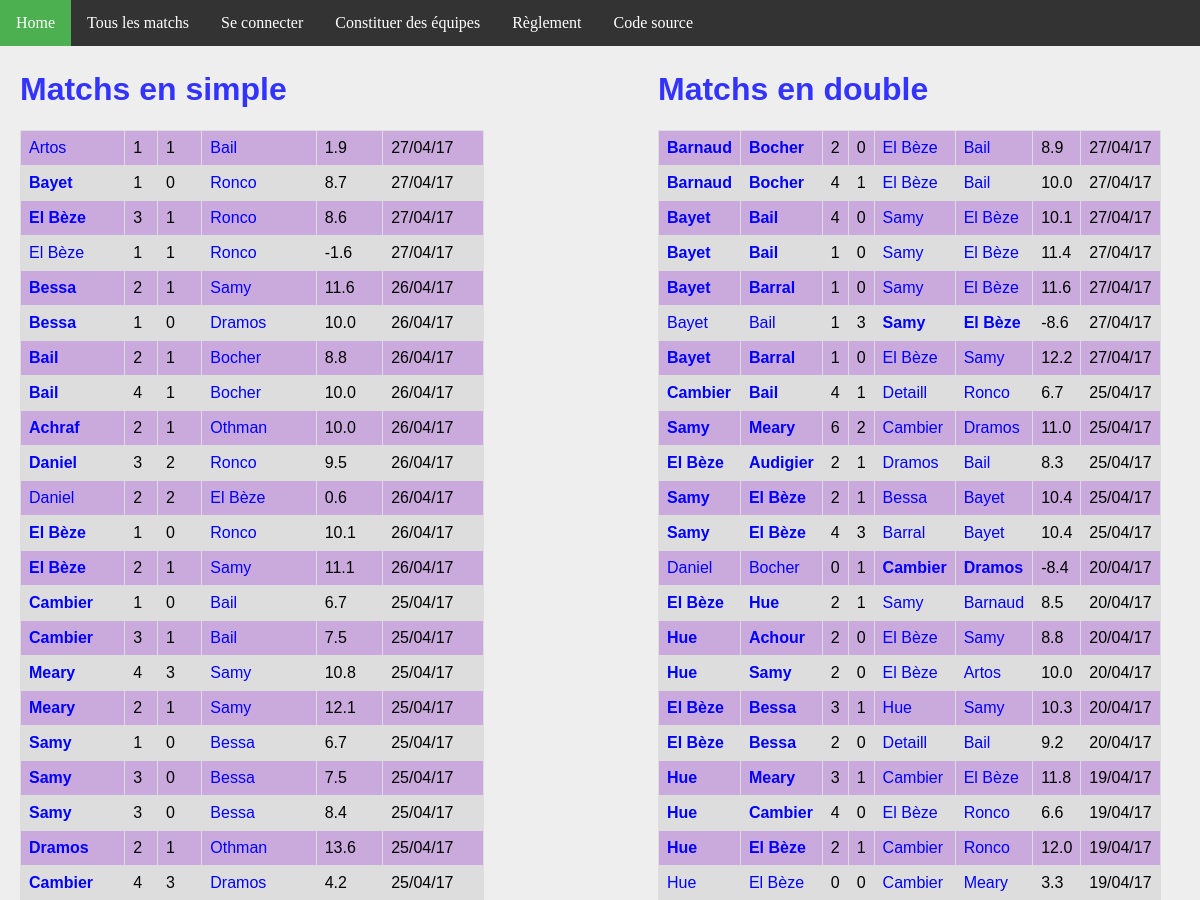
The app's page /matchs/ (upper part), older data.
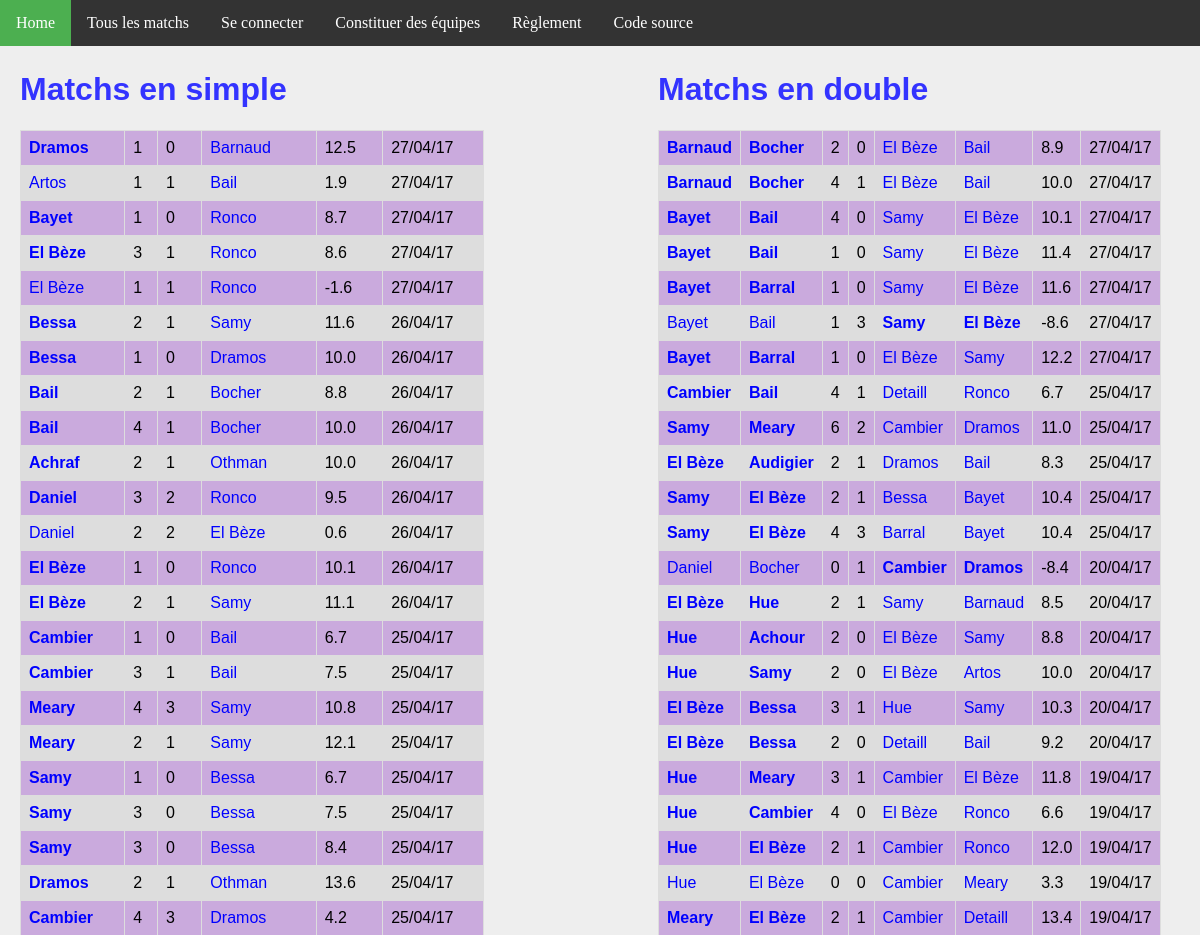
The same page, newer data.
### ranking/models.py (models this page shows, shortened)
class MatchSimple(models.Model):
    domicile = models.ForeignKey('Joueur', related_name = 'dom')
    exterieur = models.ForeignKey('Joueur', related_name = 'exte')
    date = models.DateTimeField(auto_now_add=True)
    buts_domicile = models.IntegerField(default=0)
    buts_exterieur = models.IntegerField(default=0)
    points = models.FloatField(default=0)
    @property
    def winner(self):
        if self.buts_domicile > self.buts_exterieur:
            return 1.
        elif self.buts_domicile < self.buts_exterieur:
            return 0.
        else:
            return 0.5

class Joueur(models.Model):
    user = models.OneToOneField(User, on_delete=models.CASCADE)
    pseudo = models.CharField(max_length = 50, default="Pax lambda")
    simple_score = models.FloatField(default=100)
    simple_rang = models.IntegerField(default=0)
    simple_victoires = models.IntegerField(default=0)
    simple_nuls = models.IntegerField(default=0)
    simple_defaites = models.IntegerField(default=0)
    simple_buts_pour = models.IntegerField(default=0)
    simple_buts_contre = models.IntegerField(default=0)
    double_score = models.FloatField(default=100)
    double_rang = models.IntegerField(default=0)
    double_victoires = models.IntegerField(default=0)
    double_nuls = models.IntegerField(default=0)
    double_defaites = models.IntegerField(default=0)
    double_buts_pour = models.IntegerField(default=0)
    double_buts_contre = models.IntegerField(default=0)

class MatchDouble(models.Model):
    domicile_1 = models.ForeignKey('Joueur', related_name = 'dom1')
    domicile_2 = models.ForeignKey('Joueur', related_name = 'dom2')
    exterieur_1 = models.ForeignKey('Joueur', related_name = 'exte1')
    exterieur_2 = models.ForeignKey('Joueur', related_name = 'exte2')
    date = models.DateTimeField(auto_now_add=True)
    buts_domicile = models.IntegerField(default=0)
    buts_exterieur = models.IntegerField(default=0)
    points = models.FloatField(default=0)
    @property
    def winner(self):
        if self.buts_domicile > self.buts_exterieur:
            return 1.
        elif self.buts_domicile < self.buts_exterieur:
            return 0.
        else:
            return 0.5

### ranking/views.py (the view)
# urls.py: url(r'^matchs/$', views.all_matchs, name='matchs'),
def all_matchs(request):
    context = {
        'simple_matchs': MatchSimple.objects.order_by('-date').all(),
        'double_matchs': MatchDouble.objects.order_by('-date').all(),
    }
    return render(request, 'all_matchs.html', context)

### ranking/templatetags/app_filter.py (called while the page is built)
@register.filter(name='decimal')
def decimal(x):
    return '{0:.1f}'.format(x)

### ranking/templates/all_matchs.html
{% extends 'base.html' %}
{% block body %}
{% load app_filter %}
<div id="column1" style="float:left; margin:0; width:40%;">
    <h1>Matchs en simple</h1>
    <table>
        {% for m in simple_matchs %}
        <tr>
            <td {% if m.winner == 1 %} style='font-weight:bold'{% endif %} >
                <a href="{% url 'joueur' m.domicile.id %}">{{m.domicile.pseudo}}</a>
            </td>
            <td>{{m.buts_domicile}}</td>
            <td>{{m.buts_exterieur}}</td>
            <td {% if m.winner == 0 %} style='font-weight:bold'{% endif %} >
                <a href="{% url 'joueur' m.exterieur.id %}">{{m.exterieur.pseudo}}</a>
            </td>
            <td>{{m.points|decimal}}</td>
            <td>{{m.date | date:'d/m/y'}}</td>
        </tr>
        {% endfor %}
    </table>
</div>
<div id="column2" style="float:left; margin-left:15%;width:40%;">
<h1>Matchs en double</h1>
<table>
    {% for m in double_matchs %}
    <tr>
        <td {% if m.winner == 1 %} style='font-weight:bold'{% endif %} >
            <a class="joueur" href="{% url 'joueur' m.domicile_1.id %}">{{m.domicile_1.pseudo}}</a>
        </td>
        <td {% if m.winner == 1 %} style='font-weight:bold'{% endif %} >
            <a class="joueur" href="{% url 'joueur' m.domicile_2.id %}">{{m.domicile_2.pseudo}}</a>
        </td>
        <td>{{m.buts_domicile}}</td>
        <td>{{m.buts_exterieur}}</td>
        <td {% if m.winner == 0 %} style='font-weight:bold'{% endif %} >
            <a class='joueur' href="{% url 'joueur' m.exterieur_1.id %}">{{m.exterieur_1.pseudo}}</a>
        </td>
        <td {% if m.winner == 0 %} style='font-weight:bold'{% endif %} >
            <a class='joueur' href="{% url 'joueur' m.exterieur_2.id %}">{{m.exterieur_2.pseudo}}</a>
        </td>
        <td>{{m.points|decimal}}</td>
        <td>{{m.date | date:'d/m/y'}}</td>
    </tr>
    {% endfor %}
</table>
</div>
{% endblock %}

Row changes from the older to the newer data that the page shows:
added MatchSimple: domicile.pseudo "Dramos", buts_domicile "1", buts_exterieur "0", exterieur.pseudo "Barnaud", points|decimal "12.5", date "27/04/17"
now on this page (row unchanged): MatchDouble: domicile_1.pseudo "Meary", domicile_2.pseudo "El Bèze", buts_domicile "2", buts_exterieur "1", exterieur_1.pseudo "Cambier", exterieur_2.pseudo "Detaill", points|decimal "13.4", date "19/04/17"
